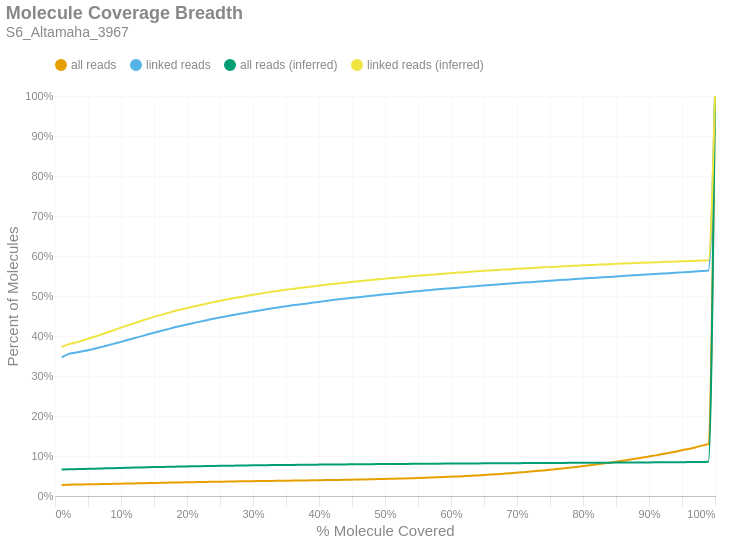

The notebook cell saved with this chart:
### Markdown cell above
### Molecule Read Coverage
This chart shows molecule coverage breadth as computed by the number of bases aligned to that molecule. In other words, "*how much of each unique long molecule is actually sequenced/aligned?*" Keep in mind there is a distinction between sequences and alignments, since some sequences belonging to a particular molecule may not align well and wouldn't appear in the alignment data. This chart also shows molecule coverage breadth as computed by the *inferred fragment* from which the aligned sequences originate. Unlike read coverage, this calculation takes into account the total insert size, including unsequenced gaps between the forward and reverse reads. Like the previous figures, these are cumulative percents.

### Code cell
if SKIPLR:
    print_html(f"Skipped")
else:
    binned_df = consolidated_hist(valids['coverage_bp'], mask, 0.01, True)
    binned_df_inf = consolidated_hist(valids['coverage_inserts'], mask, 0.01, True)
    binned_df = binned_df.with_columns(pl.lit(binned_df_inf['all reads (cumsum)']).alias('all reads (inferred)'))
    binned_df = binned_df.with_columns(pl.lit(binned_df_inf['linked reads (cumsum)']).alias('linked reads (inferred)'))
    binned_df = binned_df.with_columns(
        (pl.col('bin').cast(pl.Float64) + 0.01).alias('right_edge')
    )

    with SafeRender(binned_df):
        (
            density_plot(binned_df, 'Molecule Coverage Breadth', samplename, 'molcov', ['all reads (inferred)','linked reads (inferred)'])
            .encode(
                #x=alt.X('bin:Q', title="% Molecule Covered").axis(format = '%').scale(padding=0),
                x=alt.X('right_edge:Q', title="% Molecule Covered").axis(format='%').scale(padding=0),
                y=alt.Y('value:Q', title='Percent of Molecules')
                    .axis(format='%')
                    .stack(False)
                    .scale(domainMin=0, padding=0),
                color=alt.Color("key:N").scale(domain = ["all reads", "linked reads", "all reads (inferred)", "linked reads (inferred)"]),
                tooltip = [
                    alt.Tooltip("key:N", title = "Data Type"),
                    alt.Tooltip("range_label:N", title="% Molecule Covered"),
                    alt.Tooltip("value:Q", format = ".2%", title="% Molecules")
                ]
            )
        ).display()

### Figure 1 — Vega-Lite specification as saved in the notebook (floating-point values rounded to 4 significant figures)
{"width": "container", "height": 400, "config": {"title": {"anchor": "start", "dy": -15, "fontSize": 18, "color": "#888888", "subtitleColor": "#888888", "subtitleFontSize": 14}, "arc": {"fill": "#0072B2"}, "axis": {"domainColor": "#888888", "domainWidth": 0.5, "gridWidth": 0.2, "grid": false, "titleFontWeight": 400, "titleFontSize": 15, "labelFontSize": 11, "labelColor": "#888888", "tickColor": "#888888", "tickWidth": 0.2, "titleColor": "#888888"}, "axisBand": {"grid": false}, "axisX": {"grid": true, "tickSize": 10, "domainCap": "round"}, "axisY": {"domain": false, "grid": true, "tickSize": 0, "domainCap": "round"}, "background": "transparent", "header": {"labelFontSize": 15, "labelColor": "#888888", "titleFontSize": 15, "titleFontWeight": 600, "titleColor": "#888888"}, "legend": {"labelFont": "sans-serif", "labelFontSize": 12, "labelColor": "#888888", "symbolSize": 100, "symbolType": "circle", "titleFontSize": 12, "titlePadding": 10, "titleColor": "#888888", "title": null, "orient": "top"}, "range": {"category": ["#E69F00", "#56B4E9", "#009E73", "#F0E442", "#0072B2", "#D55E00", "#CC79A7", "#000000"], "diverging": ["#cfe8f3", "#a2d4ec", "#73bfe2", "#46abdb", "#1696d2", "#12719e"]}, "area": {"fill": "#0072B2", "fillOpacity": 0.7, "line": true, "strokeOpacity": 0.7}, "line": {"color": "#0072B2", "stroke": "#0072B2", "strokeWidth": 2}, "trail": {"color": "#0072B2", "stroke": "#0072B2", "strokeWidth": 0, "size": 1}, "point": {"filled": true, "fillOpacity": 1.0, "size": 95}, "text": {"color": "#888888", "fontSize": 11, "align": "right", "fontWeight": 400, "size": 11}, "bar": {"fill": "#0072B2", "stroke": null}, "view": {"stroke": null, "continuousWidth": 660, "continuousHeight": 400}}, "data": {"name": "data-8cb3abe5a5978d86a4dbaf1095126243"}, "mark": {"type": "line", "interpolate": "monotone", "point": {"opacity": 0, "size": 275}}, "encoding": {"color": {"field": "key", "scale": {"domain": ["all reads", "linked reads", "all reads (inferred)", "linked reads (inferred)"]}, "type": "nominal"}, "tooltip": [{"field": "key", "title": "Data Type", "type": "nominal"}, {"field": "range_label", "title": "% Molecule Covered", "type": "nominal"}, {"field": "value", "format": ".2%", "title": "% Molecules", "type": "quantitative"}], "x": {"axis": {"format": "%"}, "field": "right_edge", "scale": {"padding": 0}, "title": "% Molecule Covered", "type": "quantitative"}, "y": {"axis": {"format": "%"}, "field": "value", "scale": {"domainMin": 0, "padding": 0}, "stack": false, "title": "Percent of Molecules", "type": "quantitative"}}, "params": [{"name": "param_c36ac31b6afebe62", "select": {"type": "point", "fields": ["key"]}, "bind": "legend"}], "title": {"text": "Molecule Coverage Breadth", "subtitle": "S6_Altamaha_3967"}, "transform": [{"fold": ["all reads (cumsum)", "linked reads (cumsum)", "all reads (inferred)", "linked reads (inferred)"]}, {"calculate": "replace(datum.key, ' (cumsum)', '')", "as": "key"}, {"filter": {"param": "param_c36ac31b6afebe62"}}], "usermeta": {"embedOptions": {"downloadFileName": "S6_Altamaha_3967.molcov"}}, "$schema": "https://vega.github.io/schema/vega-lite/v6.1.0.json", "datasets": {"data-8cb3abe5a5978d86a4dbaf1095126243": [{"bin": "0.0", "interval": "0.0-0.01", "all reads": 0.02751, "linked reads": 0.3464, "all reads (cumsum)": 0.02751, "linked reads (cumsum)": 0.3464, "range_label": "0.0-0.01", "all reads (inferred)": 0.06625, "linked reads (inferred)": 0.3724, "right_edge": 0.01}, {"bin": "0.01", "interval": "0.01-0.02", "all reads": 0.0006881, "linked reads": 0.008222, "all reads (cumsum)": 0.0282, "linked reads (cumsum)": 0.3546, "range_label": "0.01-0.02", "all reads (inferred)": 0.06678, "linked reads (inferred)": 0.379, "right_edge": 0.02}, {"bin": "0.02", "interval": "0.02-0.03", "all reads": 0.0003222, "linked reads": 0.003579, "all reads (cumsum)": 0.02852, "linked reads (cumsum)": 0.3582, "range_label": "0.02-0.03", "all reads (inferred)": 0.06713, "linked reads (inferred)": 0.3833, "right_edge": 0.03}, {"bin": "0.03", "interval": "0.03-0.04", "all reads": 0.0002776, "linked reads": 0.003125, "all reads (cumsum)": 0.0288, "linked reads (cumsum)": 0.3613, "range_label": "0.03-0.04", "all reads (inferred)": 0.06748, "linked reads (inferred)": 0.3877, "right_edge": 0.04}, {"bin": "0.04", "interval": "0.04-0.05", "all reads": 0.0002743, "linked reads": 0.003151, "all reads (cumsum)": 0.02907, "linked reads (cumsum)": 0.3645, "range_label": "0.04-0.05", "all reads (inferred)": 0.06789, "linked reads (inferred)": 0.3928, "right_edge": 0.05}, {"bin": "0.05", "interval": "0.05-0.06", "all reads": 0.0002986, "linked reads": 0.003584, "all reads (cumsum)": 0.02937, "linked reads (cumsum)": 0.3681, "range_label": "0.05-0.06", "all reads (inferred)": 0.06831, "linked reads (inferred)": 0.398, "right_edge": 0.06}, {"bin": "0.06", "interval": "0.06-0.07", "all reads": 0.0003534, "linked reads": 0.004154, "all reads (cumsum)": 0.02972, "linked reads (cumsum)": 0.3722, "range_label": "0.06-0.07", "all reads (inferred)": 0.06877, "linked reads (inferred)": 0.4037, "right_edge": 0.07}, {"bin": "0.07", "interval": "0.07-0.08", "all reads": 0.0003593, "linked reads": 0.004375, "all reads (cumsum)": 0.03008, "linked reads (cumsum)": 0.3766, "range_label": "0.07-0.08", "all reads (inferred)": 0.06922, "linked reads (inferred)": 0.4094, "right_edge": 0.08}, {"bin": "0.08", "interval": "0.08-0.09", "all reads": 0.0003547, "linked reads": 0.004318, "all reads (cumsum)": 0.03044, "linked reads (cumsum)": 0.3809, "range_label": "0.08-0.09", "all reads (inferred)": 0.06967, "linked reads (inferred)": 0.4151, "right_edge": 0.09}, {"bin": "0.09", "interval": "0.09-0.1", "all reads": 0.00036, "linked reads": 0.004383, "all reads (cumsum)": 0.0308, "linked reads (cumsum)": 0.3853, "range_label": "0.09-0.1", "all reads (inferred)": 0.07013, "linked reads (inferred)": 0.421, "right_edge": 0.1}, {"bin": "0.1", "interval": "0.1-0.11", "all reads": 0.0003846, "linked reads": 0.004656, "all reads (cumsum)": 0.03118, "linked reads (cumsum)": 0.39, "range_label": "0.1-0.11", "all reads (inferred)": 0.07056, "linked reads (inferred)": 0.4265, "right_edge": 0.11}, {"bin": "0.11", "interval": "0.11-0.12", "all reads": 0.0003747, "linked reads": 0.004539, "all reads (cumsum)": 0.03156, "linked reads (cumsum)": 0.3945, "range_label": "0.11-0.12", "all reads (inferred)": 0.07099, "linked reads (inferred)": 0.4319, "right_edge": 0.12}, {"bin": "0.12", "interval": "0.12-0.13", "all reads": 0.0003639, "linked reads": 0.004504, "all reads (cumsum)": 0.03192, "linked reads (cumsum)": 0.399, "range_label": "0.12-0.13", "all reads (inferred)": 0.07144, "linked reads (inferred)": 0.4376, "right_edge": 0.13}, {"bin": "0.13", "interval": "0.13-0.14", "all reads": 0.0003705, "linked reads": 0.004561, "all reads (cumsum)": 0.03229, "linked reads (cumsum)": 0.4036, "range_label": "0.13-0.14", "all reads (inferred)": 0.07186, "linked reads (inferred)": 0.4429, "right_edge": 0.14}, {"bin": "0.14", "interval": "0.14-0.15", "all reads": 0.0003609, "linked reads": 0.00437, "all reads (cumsum)": 0.03265, "linked reads (cumsum)": 0.4079, "range_label": "0.14-0.15", "all reads (inferred)": 0.07225, "linked reads (inferred)": 0.4478, "right_edge": 0.15}, {"bin": "0.15", "interval": "0.15-0.16", "all reads": 0.0003619, "linked reads": 0.004457, "all reads (cumsum)": 0.03301, "linked reads (cumsum)": 0.4124, "range_label": "0.15-0.16", "all reads (inferred)": 0.07262, "linked reads (inferred)": 0.4525, "right_edge": 0.16}, {"bin": "0.16", "interval": "0.16-0.17", "all reads": 0.0003524, "linked reads": 0.004301, "all reads (cumsum)": 0.03337, "linked reads (cumsum)": 0.4167, "range_label": "0.16-0.17", "all reads (inferred)": 0.07298, "linked reads (inferred)": 0.4571, "right_edge": 0.17}, {"bin": "0.17", "interval": "0.17-0.18", "all reads": 0.0003629, "linked reads": 0.004465, "all reads (cumsum)": 0.03373, "linked reads (cumsum)": 0.4212, "range_label": "0.17-0.18", "all reads (inferred)": 0.07335, "linked reads (inferred)": 0.462, "right_edge": 0.18}, {"bin": "0.18", "interval": "0.18-0.19", "all reads": 0.0003107, "linked reads": 0.003774, "all reads (cumsum)": 0.03404, "linked reads (cumsum)": 0.4249, "range_label": "0.18-0.19", "all reads (inferred)": 0.07367, "linked reads (inferred)": 0.466, "right_edge": 0.19}, {"bin": "0.19", "interval": "0.19-0.2", "all reads": 0.0003117, "linked reads": 0.003813, "all reads (cumsum)": 0.03435, "linked reads (cumsum)": 0.4288, "range_label": "0.19-0.2", "all reads (inferred)": 0.07398, "linked reads (inferred)": 0.47, "right_edge": 0.2}, {"bin": "0.2", "interval": "0.2-0.21", "all reads": 0.0003137, "linked reads": 0.003852, "all reads (cumsum)": 0.03467, "linked reads (cumsum)": 0.4326, "range_label": "0.2-0.21", "all reads (inferred)": 0.07426, "linked reads (inferred)": 0.4735, "right_edge": 0.21}, {"bin": "0.21", "interval": "0.21-0.22", "all reads": 0.0002746, "linked reads": 0.003372, "all reads (cumsum)": 0.03494, "linked reads (cumsum)": 0.436, "range_label": "0.21-0.22", "all reads (inferred)": 0.07456, "linked reads (inferred)": 0.4773, "right_edge": 0.22}, {"bin": "0.22", "interval": "0.22-0.23", "all reads": 0.000291, "linked reads": 0.003488, "all reads (cumsum)": 0.03523, "linked reads (cumsum)": 0.4395, "range_label": "0.22-0.23", "all reads (inferred)": 0.07485, "linked reads (inferred)": 0.481, "right_edge": 0.23}, {"bin": "0.23", "interval": "0.23-0.24", "all reads": 0.0002927, "linked reads": 0.003463, "all reads (cumsum)": 0.03552, "linked reads (cumsum)": 0.4429, "range_label": "0.23-0.24", "all reads (inferred)": 0.07514, "linked reads (inferred)": 0.4847, "right_edge": 0.24}, {"bin": "0.24", "interval": "0.24-0.25", "all reads": 0.0002746, "linked reads": 0.00329, "all reads (cumsum)": 0.0358, "linked reads (cumsum)": 0.4462, "range_label": "0.24-0.25", "all reads (inferred)": 0.07542, "linked reads (inferred)": 0.4881, "right_edge": 0.25}, {"bin": "0.25", "interval": "0.25-0.26", "all reads": 0.0002635, "linked reads": 0.003203, "all reads (cumsum)": 0.03606, "linked reads (cumsum)": 0.4494, "range_label": "0.25-0.26", "all reads (inferred)": 0.07568, "linked reads (inferred)": 0.4914, "right_edge": 0.26}, {"bin": "0.26", "interval": "0.26-0.27", "all reads": 0.0002599, "linked reads": 0.003078, "all reads (cumsum)": 0.03632, "linked reads (cumsum)": 0.4525, "range_label": "0.26-0.27", "all reads (inferred)": 0.07591, "linked reads (inferred)": 0.4943, "right_edge": 0.27}, {"bin": "0.27", "interval": "0.27-0.28", "all reads": 0.0002576, "linked reads": 0.003026, "all reads (cumsum)": 0.03658, "linked reads (cumsum)": 0.4555, "range_label": "0.27-0.28", "all reads (inferred)": 0.07614, "linked reads (inferred)": 0.4973, "right_edge": 0.28}, {"bin": "0.28", "interval": "0.28-0.29", "all reads": 0.0002471, "linked reads": 0.002814, "all reads (cumsum)": 0.03683, "linked reads (cumsum)": 0.4583, "range_label": "0.28-0.29", "all reads (inferred)": 0.07637, "linked reads (inferred)": 0.5002, "right_edge": 0.29}, {"bin": "0.29", "interval": "0.29-0.3", "all reads": 0.000249, "linked reads": 0.002892, "all reads (cumsum)": 0.03708, "linked reads (cumsum)": 0.4612, "range_label": "0.29-0.3", "all reads (inferred)": 0.0766, "linked reads (inferred)": 0.503, "right_edge": 0.3}, {"bin": "0.3", "interval": "0.3-0.31", "all reads": 0.0002497, "linked reads": 0.002762, "all reads (cumsum)": 0.03733, "linked reads (cumsum)": 0.464, "range_label": "0.3-0.31", "all reads (inferred)": 0.07681, "linked reads (inferred)": 0.5058, "right_edge": 0.31}, {"bin": "0.31", "interval": "0.31-0.32", "all reads": 0.0002366, "linked reads": 0.002706, "all reads (cumsum)": 0.03756, "linked reads (cumsum)": 0.4667, "range_label": "0.31-0.32", "all reads (inferred)": 0.07703, "linked reads (inferred)": 0.5085, "right_edge": 0.32}, {"bin": "0.32", "interval": "0.32-0.33", "all reads": 0.0002399, "linked reads": 0.002512, "all reads (cumsum)": 0.0378, "linked reads (cumsum)": 0.4692, "range_label": "0.32-0.33", "all reads (inferred)": 0.07723, "linked reads (inferred)": 0.5109, "right_edge": 0.33}, {"bin": "0.33", "interval": "0.33-0.34", "all reads": 0.0002487, "linked reads": 0.002684, "all reads (cumsum)": 0.03805, "linked reads (cumsum)": 0.4719, "range_label": "0.33-0.34", "all reads (inferred)": 0.07741, "linked reads (inferred)": 0.5132, "right_edge": 0.34}, {"bin": "0.34", "interval": "0.34-0.35", "all reads": 0.0002284, "linked reads": 0.002416, "all reads (cumsum)": 0.03828, "linked reads (cumsum)": 0.4743, "range_label": "0.34-0.35", "all reads (inferred)": 0.07761, "linked reads (inferred)": 0.5156, "right_edge": 0.35}, {"bin": "0.35", "interval": "0.35-0.36", "all reads": 0.0002385, "linked reads": 0.002416, "all reads (cumsum)": 0.03852, "linked reads (cumsum)": 0.4767, "range_label": "0.35-0.36", "all reads (inferred)": 0.07778, "linked reads (inferred)": 0.5178, "right_edge": 0.36}, {"bin": "0.36", "interval": "0.36-0.37", "all reads": 0.0002159, "linked reads": 0.001993, "all reads (cumsum)": 0.03873, "linked reads (cumsum)": 0.4787, "range_label": "0.36-0.37", "all reads (inferred)": 0.07795, "linked reads (inferred)": 0.5199, "right_edge": 0.37}, {"bin": "0.37", "interval": "0.37-0.38", "all reads": 0.0002326, "linked reads": 0.002122, "all reads (cumsum)": 0.03897, "linked reads (cumsum)": 0.4808, "range_label": "0.37-0.38", "all reads (inferred)": 0.07811, "linked reads (inferred)": 0.5219, "right_edge": 0.38}, {"bin": "0.38", "interval": "0.38-0.39", "all reads": 0.0002481, "linked reads": 0.002205, "all reads (cumsum)": 0.03921, "linked reads (cumsum)": 0.483, "range_label": "0.38-0.39", "all reads (inferred)": 0.07828, "linked reads (inferred)": 0.524, "right_edge": 0.39}, {"bin": "0.39", "interval": "0.39-0.4", "all reads": 0.0002592, "linked reads": 0.002213, "all reads (cumsum)": 0.03947, "linked reads (cumsum)": 0.4853, "range_label": "0.39-0.4", "all reads (inferred)": 0.07844, "linked reads (inferred)": 0.526, "right_edge": 0.4}, {"bin": "0.4", "interval": "0.4-0.41", "all reads": 0.0002661, "linked reads": 0.002239, "all reads (cumsum)": 0.03974, "linked reads (cumsum)": 0.4875, "range_label": "0.4-0.41", "all reads (inferred)": 0.07859, "linked reads (inferred)": 0.5279, "right_edge": 0.41}, {"bin": "0.41", "interval": "0.41-0.42", "all reads": 0.0002891, "linked reads": 0.002231, "all reads (cumsum)": 0.04003, "linked reads (cumsum)": 0.4897, "range_label": "0.41-0.42", "all reads (inferred)": 0.07875, "linked reads (inferred)": 0.5298, "right_edge": 0.42}, {"bin": "0.42", "interval": "0.42-0.43", "all reads": 0.000275, "linked reads": 0.001945, "all reads (cumsum)": 0.0403, "linked reads (cumsum)": 0.4917, "range_label": "0.42-0.43", "all reads (inferred)": 0.07889, "linked reads (inferred)": 0.5315, "right_edge": 0.43}, {"bin": "0.43", "interval": "0.43-0.44", "all reads": 0.0002858, "linked reads": 0.001898, "all reads (cumsum)": 0.04059, "linked reads (cumsum)": 0.4936, "range_label": "0.43-0.44", "all reads (inferred)": 0.07904, "linked reads (inferred)": 0.5333, "right_edge": 0.44}, {"bin": "0.44", "interval": "0.44-0.45", "all reads": 0.0003042, "linked reads": 0.001971, "all reads (cumsum)": 0.04089, "linked reads (cumsum)": 0.4955, "range_label": "0.44-0.45", "all reads (inferred)": 0.07919, "linked reads (inferred)": 0.5351, "right_edge": 0.45}, {"bin": "0.45", "interval": "0.45-0.46", "all reads": 0.0003127, "linked reads": 0.001612, "all reads (cumsum)": 0.04121, "linked reads (cumsum)": 0.4972, "range_label": "0.45-0.46", "all reads (inferred)": 0.07934, "linked reads (inferred)": 0.5369, "right_edge": 0.46}, {"bin": "0.46", "interval": "0.46-0.47", "all reads": 0.0003225, "linked reads": 0.001798, "all reads (cumsum)": 0.04153, "linked reads (cumsum)": 0.499, "range_label": "0.46-0.47", "all reads (inferred)": 0.07947, "linked reads (inferred)": 0.5385, "right_edge": 0.47}, {"bin": "0.47", "interval": "0.47-0.48", "all reads": 0.0003485, "linked reads": 0.001772, "all reads (cumsum)": 0.04188, "linked reads (cumsum)": 0.5007, "range_label": "0.47-0.48", "all reads (inferred)": 0.07961, "linked reads (inferred)": 0.5402, "right_edge": 0.48}, {"bin": "0.48", "interval": "0.48-0.49", "all reads": 0.0003636, "linked reads": 0.001794, "all reads (cumsum)": 0.04224, "linked reads (cumsum)": 0.5025, "range_label": "0.48-0.49", "all reads (inferred)": 0.07974, "linked reads (inferred)": 0.5418, "right_edge": 0.49}, {"bin": "0.49", "interval": "0.49-0.5", "all reads": 0.0004164, "linked reads": 0.001699, "all reads (cumsum)": 0.04266, "linked reads (cumsum)": 0.5042, "range_label": "0.49-0.5", "all reads (inferred)": 0.07988, "linked reads (inferred)": 0.5434, "right_edge": 0.5}, {"bin": "0.5", "interval": "0.5-0.51", "all reads": 0.0003636, "linked reads": 0.001621, "all reads (cumsum)": 0.04302, "linked reads (cumsum)": 0.5058, "range_label": "0.5-0.51", "all reads (inferred)": 0.07999, "linked reads (inferred)": 0.5448, "right_edge": 0.51}, {"bin": "0.51", "interval": "0.51-0.52", "all reads": 0.0004426, "linked reads": 0.001638, "all reads (cumsum)": 0.04346, "linked reads (cumsum)": 0.5075, "range_label": "0.51-0.52", "all reads (inferred)": 0.08012, "linked reads (inferred)": 0.5462, "right_edge": 0.52}, {"bin": "0.52", "interval": "0.52-0.53", "all reads": 0.0004423, "linked reads": 0.001439, "all reads (cumsum)": 0.04391, "linked reads (cumsum)": 0.5089, "range_label": "0.52-0.53", "all reads (inferred)": 0.08024, "linked reads (inferred)": 0.5476, "right_edge": 0.53}, {"bin": "0.53", "interval": "0.53-0.54", "all reads": 0.0005168, "linked reads": 0.001677, "all reads (cumsum)": 0.04442, "linked reads (cumsum)": 0.5106, "range_label": "0.53-0.54", "all reads (inferred)": 0.08038, "linked reads (inferred)": 0.5491, "right_edge": 0.54}, {"bin": "0.54", "interval": "0.54-0.55", "all reads": 0.0005339, "linked reads": 0.001509, "all reads (cumsum)": 0.04496, "linked reads (cumsum)": 0.5121, "range_label": "0.54-0.55", "all reads (inferred)": 0.08051, "linked reads (inferred)": 0.5506, "right_edge": 0.55}, {"bin": "0.55", "interval": "0.55-0.56", "all reads": 0.0005654, "linked reads": 0.001461, "all reads (cumsum)": 0.04552, "linked reads (cumsum)": 0.5136, "range_label": "0.55-0.56", "all reads (inferred)": 0.08063, "linked reads (inferred)": 0.5521, "right_edge": 0.56}, {"bin": "0.56", "interval": "0.56-0.57", "all reads": 0.0006077, "linked reads": 0.00163, "all reads (cumsum)": 0.04613, "linked reads (cumsum)": 0.5152, "range_label": "0.56-0.57", "all reads (inferred)": 0.08074, "linked reads (inferred)": 0.5533, "right_edge": 0.57}, {"bin": "0.57", "interval": "0.57-0.58", "all reads": 0.0006346, "linked reads": 0.001375, "all reads (cumsum)": 0.04676, "linked reads (cumsum)": 0.5166, "range_label": "0.57-0.58", "all reads (inferred)": 0.08085, "linked reads (inferred)": 0.5545, "right_edge": 0.58}, {"bin": "0.58", "interval": "0.58-0.59", "all reads": 0.000674, "linked reads": 0.001496, "all reads (cumsum)": 0.04744, "linked reads (cumsum)": 0.5181, "range_label": "0.58-0.59", "all reads (inferred)": 0.08096, "linked reads (inferred)": 0.5558, "right_edge": 0.59}, {"bin": "0.59", "interval": "0.59-0.6", "all reads": 0.0007498, "linked reads": 0.001401, "all reads (cumsum)": 0.04819, "linked reads (cumsum)": 0.5195, "range_label": "0.59-0.6", "all reads (inferred)": 0.08108, "linked reads (inferred)": 0.5571, "right_edge": 0.6}, {"bin": "0.6", "interval": "0.6-0.61", "all reads": 0.0007383, "linked reads": 0.00131, "all reads (cumsum)": 0.04893, "linked reads (cumsum)": 0.5208, "range_label": "0.6-0.61", "all reads (inferred)": 0.0812, "linked reads (inferred)": 0.5585, "right_edge": 0.61}, {"bin": "0.61", "interval": "0.61-0.62", "all reads": 0.0008331, "linked reads": 0.001409, "all reads (cumsum)": 0.04976, "linked reads (cumsum)": 0.5222, "range_label": "0.61-0.62", "all reads (inferred)": 0.08131, "linked reads (inferred)": 0.5596, "right_edge": 0.62}, {"bin": "0.62", "interval": "0.62-0.63", "all reads": 0.0008722, "linked reads": 0.001396, "all reads (cumsum)": 0.05063, "linked reads (cumsum)": 0.5236, "range_label": "0.62-0.63", "all reads (inferred)": 0.0814, "linked reads (inferred)": 0.5606, "right_edge": 0.63}, {"bin": "0.63", "interval": "0.63-0.64", "all reads": 0.0009201, "linked reads": 0.001388, "all reads (cumsum)": 0.05155, "linked reads (cumsum)": 0.525, "range_label": "0.63-0.64", "all reads (inferred)": 0.0815, "linked reads (inferred)": 0.5617, "right_edge": 0.64}, {"bin": "0.64", "interval": "0.64-0.65", "all reads": 0.0009667, "linked reads": 0.001202, "all reads (cumsum)": 0.05252, "linked reads (cumsum)": 0.5262, "range_label": "0.64-0.65", "all reads (inferred)": 0.08162, "linked reads (inferred)": 0.5629, "right_edge": 0.65}, {"bin": "0.65", "interval": "0.65-0.66", "all reads": 0.001043, "linked reads": 0.001241, "all reads (cumsum)": 0.05356, "linked reads (cumsum)": 0.5274, "range_label": "0.65-0.66", "all reads (inferred)": 0.08172, "linked reads (inferred)": 0.5639, "right_edge": 0.66}, {"bin": "0.66", "interval": "0.66-0.67", "all reads": 0.001082, "linked reads": 0.00118, "all reads (cumsum)": 0.05464, "linked reads (cumsum)": 0.5286, "range_label": "0.66-0.67", "all reads (inferred)": 0.08182, "linked reads (inferred)": 0.565, "right_edge": 0.67}, {"bin": "0.67", "interval": "0.67-0.68", "all reads": 0.001142, "linked reads": 0.00128, "all reads (cumsum)": 0.05579, "linked reads (cumsum)": 0.5299, "range_label": "0.67-0.68", "all reads (inferred)": 0.08191, "linked reads (inferred)": 0.566, "right_edge": 0.68}, {"bin": "0.68", "interval": "0.68-0.69", "all reads": 0.001182, "linked reads": 0.001137, "all reads (cumsum)": 0.05697, "linked reads (cumsum)": 0.531, "range_label": "0.68-0.69", "all reads (inferred)": 0.08201, "linked reads (inferred)": 0.5669, "right_edge": 0.69}, {"bin": "0.69", "interval": "0.69-0.7", "all reads": 0.001294, "linked reads": 0.001236, "all reads (cumsum)": 0.05826, "linked reads (cumsum)": 0.5322, "range_label": "0.69-0.7", "all reads (inferred)": 0.08211, "linked reads (inferred)": 0.5679, "right_edge": 0.7}, {"bin": "0.7", "interval": "0.7-0.71", "all reads": 0.001323, "linked reads": 0.001202, "all reads (cumsum)": 0.05958, "linked reads (cumsum)": 0.5334, "range_label": "0.7-0.71", "all reads (inferred)": 0.0822, "linked reads (inferred)": 0.5688, "right_edge": 0.71}, {"bin": "0.71", "interval": "0.71-0.72", "all reads": 0.001431, "linked reads": 0.001159, "all reads (cumsum)": 0.06102, "linked reads (cumsum)": 0.5346, "range_label": "0.71-0.72", "all reads (inferred)": 0.08228, "linked reads (inferred)": 0.5696, "right_edge": 0.72}, {"bin": "0.72", "interval": "0.72-0.73", "all reads": 0.001465, "linked reads": 0.00118, "all reads (cumsum)": 0.06248, "linked reads (cumsum)": 0.5358, "range_label": "0.72-0.73", "all reads (inferred)": 0.08238, "linked reads (inferred)": 0.5707, "right_edge": 0.73}, {"bin": "0.73", "interval": "0.73-0.74", "all reads": 0.001506, "linked reads": 0.001193, "all reads (cumsum)": 0.06399, "linked reads (cumsum)": 0.537, "range_label": "0.73-0.74", "all reads (inferred)": 0.08248, "linked reads (inferred)": 0.5716, "right_edge": 0.74}, {"bin": "0.74", "interval": "0.74-0.75", "all reads": 0.001717, "linked reads": 0.001124, "all reads (cumsum)": 0.0657, "linked reads (cumsum)": 0.5381, "range_label": "0.74-0.75", "all reads (inferred)": 0.08257, "linked reads (inferred)": 0.5725, "right_edge": 0.75}, {"bin": "0.75", "interval": "0.75-0.76", "all reads": 0.001636, "linked reads": 0.001102, "all reads (cumsum)": 0.06734, "linked reads (cumsum)": 0.5392, "range_label": "0.75-0.76", "all reads (inferred)": 0.08266, "linked reads (inferred)": 0.5733, "right_edge": 0.76}, {"bin": "0.76", "interval": "0.76-0.77", "all reads": 0.001746, "linked reads": 0.001115, "all reads (cumsum)": 0.06908, "linked reads (cumsum)": 0.5403, "range_label": "0.76-0.77", "all reads (inferred)": 0.08275, "linked reads (inferred)": 0.5742, "right_edge": 0.77}, {"bin": "0.77", "interval": "0.77-0.78", "all reads": 0.0018, "linked reads": 0.001098, "all reads (cumsum)": 0.07088, "linked reads (cumsum)": 0.5414, "range_label": "0.77-0.78", "all reads (inferred)": 0.08285, "linked reads (inferred)": 0.575, "right_edge": 0.78}, {"bin": "0.78", "interval": "0.78-0.79", "all reads": 0.001873, "linked reads": 0.001102, "all reads (cumsum)": 0.07276, "linked reads (cumsum)": 0.5425, "range_label": "0.78-0.79", "all reads (inferred)": 0.08295, "linked reads (inferred)": 0.5759, "right_edge": 0.79}, {"bin": "0.79", "interval": "0.79-0.8", "all reads": 0.002066, "linked reads": 0.001171, "all reads (cumsum)": 0.07482, "linked reads (cumsum)": 0.5437, "range_label": "0.79-0.8", "all reads (inferred)": 0.08304, "linked reads (inferred)": 0.5766, "right_edge": 0.8}, {"bin": "0.8", "interval": "0.8-0.81", "all reads": 0.001962, "linked reads": 0.001063, "all reads (cumsum)": 0.07679, "linked reads (cumsum)": 0.5448, "range_label": "0.8-0.81", "all reads (inferred)": 0.08313, "linked reads (inferred)": 0.5773, "right_edge": 0.81}, {"bin": "0.81", "interval": "0.81-0.82", "all reads": 0.002051, "linked reads": 0.0009597, "all reads (cumsum)": 0.07884, "linked reads (cumsum)": 0.5457, "range_label": "0.81-0.82", "all reads (inferred)": 0.08322, "linked reads (inferred)": 0.5781, "right_edge": 0.82}, {"bin": "0.82", "interval": "0.82-0.83", "all reads": 0.00224, "linked reads": 0.001012, "all reads (cumsum)": 0.08108, "linked reads (cumsum)": 0.5467, "range_label": "0.82-0.83", "all reads (inferred)": 0.08331, "linked reads (inferred)": 0.5788, "right_edge": 0.83}, {"bin": "0.83", "interval": "0.83-0.84", "all reads": 0.002296, "linked reads": 0.001046, "all reads (cumsum)": 0.08337, "linked reads (cumsum)": 0.5478, "range_label": "0.83-0.84", "all reads (inferred)": 0.0834, "linked reads (inferred)": 0.5795, "right_edge": 0.84}, {"bin": "0.84", "interval": "0.84-0.85", "all reads": 0.002368, "linked reads": 0.001089, "all reads (cumsum)": 0.08574, "linked reads (cumsum)": 0.5489, "range_label": "0.84-0.85", "all reads (inferred)": 0.0835, "linked reads (inferred)": 0.5803, "right_edge": 0.85}, {"bin": "0.85", "interval": "0.85-0.86", "all reads": 0.002451, "linked reads": 0.001003, "all reads (cumsum)": 0.08819, "linked reads (cumsum)": 0.5499, "range_label": "0.85-0.86", "all reads (inferred)": 0.08359, "linked reads (inferred)": 0.5811, "right_edge": 0.86}, {"bin": "0.86", "interval": "0.86-0.87", "all reads": 0.00251, "linked reads": 0.001159, "all reads (cumsum)": 0.0907, "linked reads (cumsum)": 0.551, "range_label": "0.86-0.87", "all reads (inferred)": 0.08368, "linked reads (inferred)": 0.5817, "right_edge": 0.87}, {"bin": "0.87", "interval": "0.87-0.88", "all reads": 0.002625, "linked reads": 0.0009942, "all reads (cumsum)": 0.09333, "linked reads (cumsum)": 0.552, "range_label": "0.87-0.88", "all reads (inferred)": 0.08379, "linked reads (inferred)": 0.5825, "right_edge": 0.88}, {"bin": "0.88", "interval": "0.88-0.89", "all reads": 0.002665, "linked reads": 0.0009942, "all reads (cumsum)": 0.09599, "linked reads (cumsum)": 0.553, "range_label": "0.88-0.89", "all reads (inferred)": 0.08387, "linked reads (inferred)": 0.5831, "right_edge": 0.89}, {"bin": "0.89", "interval": "0.89-0.9", "all reads": 0.00283, "linked reads": 0.001055, "all reads (cumsum)": 0.09882, "linked reads (cumsum)": 0.5541, "range_label": "0.89-0.9", "all reads (inferred)": 0.08397, "linked reads (inferred)": 0.5837, "right_edge": 0.9}, {"bin": "0.9", "interval": "0.9-0.91", "all reads": 0.002774, "linked reads": 0.001042, "all reads (cumsum)": 0.1016, "linked reads (cumsum)": 0.5551, "range_label": "0.9-0.91", "all reads (inferred)": 0.08408, "linked reads (inferred)": 0.5844, "right_edge": 0.91}, {"bin": "0.91", "interval": "0.91-0.92", "all reads": 0.003199, "linked reads": 0.001007, "all reads (cumsum)": 0.1048, "linked reads (cumsum)": 0.5561, "range_label": "0.91-0.92", "all reads (inferred)": 0.0842, "linked reads (inferred)": 0.585, "right_edge": 0.92}, {"bin": "0.92", "interval": "0.92-0.93", "all reads": 0.00292, "linked reads": 0.0009942, "all reads (cumsum)": 0.1077, "linked reads (cumsum)": 0.5571, "range_label": "0.92-0.93", "all reads (inferred)": 0.08432, "linked reads (inferred)": 0.5856, "right_edge": 0.93}, {"bin": "0.93", "interval": "0.93-0.94", "all reads": 0.003146, "linked reads": 0.001029, "all reads (cumsum)": 0.1109, "linked reads (cumsum)": 0.5581, "range_label": "0.93-0.94", "all reads (inferred)": 0.08445, "linked reads (inferred)": 0.5863, "right_edge": 0.94}, {"bin": "0.94", "interval": "0.94-0.95", "all reads": 0.003636, "linked reads": 0.0009208, "all reads (cumsum)": 0.1145, "linked reads (cumsum)": 0.5591, "range_label": "0.94-0.95", "all reads (inferred)": 0.08458, "linked reads (inferred)": 0.5869, "right_edge": 0.95}, {"bin": "0.95", "interval": "0.95-0.96", "all reads": 0.003173, "linked reads": 0.001029, "all reads (cumsum)": 0.1177, "linked reads (cumsum)": 0.5601, "range_label": "0.95-0.96", "all reads (inferred)": 0.08474, "linked reads (inferred)": 0.5874, "right_edge": 0.96}, {"bin": "0.96", "interval": "0.96-0.97", "all reads": 0.003736, "linked reads": 0.001176, "all reads (cumsum)": 0.1214, "linked reads (cumsum)": 0.5613, "range_label": "0.96-0.97", "all reads (inferred)": 0.0849, "linked reads (inferred)": 0.588, "right_edge": 0.97}, {"bin": "0.97", "interval": "0.97-0.98", "all reads": 0.004472, "linked reads": 0.001076, "all reads (cumsum)": 0.1259, "linked reads (cumsum)": 0.5623, "range_label": "0.97-0.98", "all reads (inferred)": 0.0852, "linked reads (inferred)": 0.5886, "right_edge": 0.98}, {"bin": "0.98", "interval": "0.98-0.99", "all reads": 0.004229, "linked reads": 0.001171, "all reads (cumsum)": 0.1301, "linked reads (cumsum)": 0.5635, "range_label": "0.98-0.99", "all reads (inferred)": 0.08567, "linked reads (inferred)": 0.5891, "right_edge": 0.99}, {"bin": "0.99", "interval": "0.99-1.0", "all reads": 0.8699, "linked reads": 0.4365, "all reads (cumsum)": 1.0, "linked reads (cumsum)": 1.0, "range_label": "0.99-1.0", "all reads (inferred)": 1.0, "linked reads (inferred)": 1.0, "right_edge": 1.0}]}}
